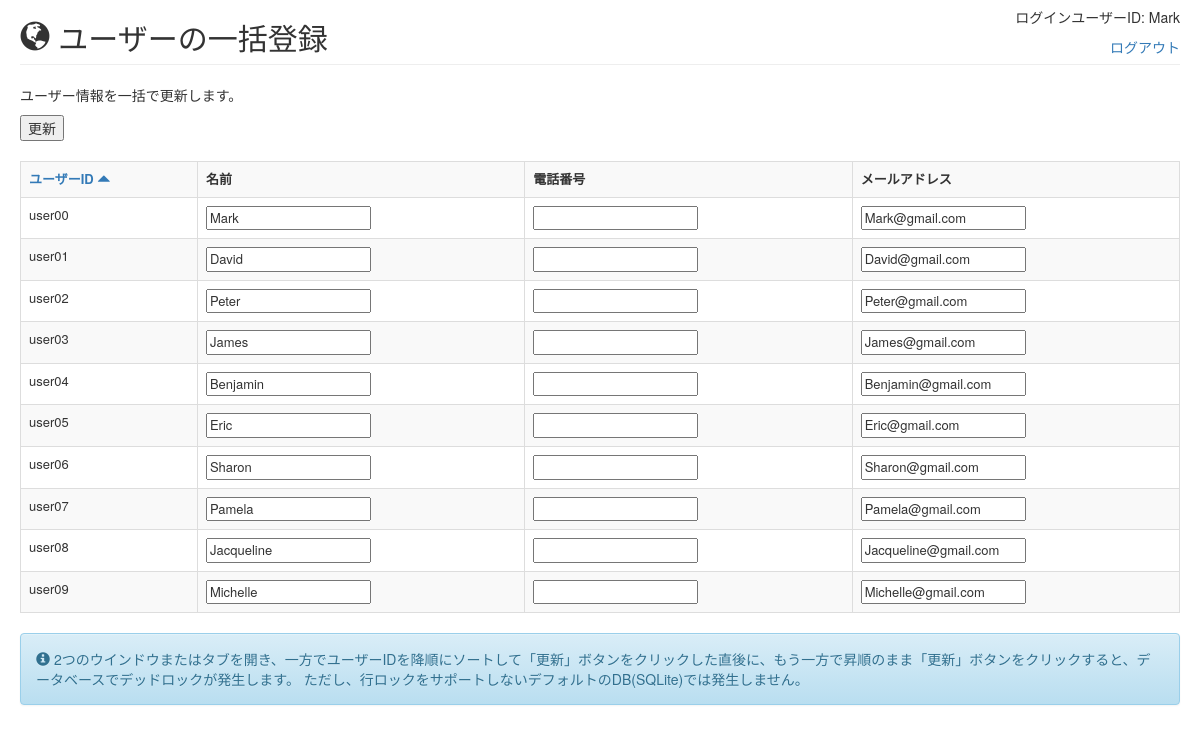
Screenshot of /deadlock2/ (signed in) with the database file from the repository.
### easybuggy/models.py (models this page shows)
class User(models.Model):
    id = models.CharField(max_length=10, primary_key=True)
    name = models.CharField(max_length=30)
    password = models.CharField(max_length=30)
    secret = models.CharField(max_length=100)
    ispublic = models.CharField(max_length=5)
    phone = models.CharField(max_length=20, blank=True, null=True)
    mail = models.EmailField(max_length=100, blank=True, null=True)

### easybuggy/views.py (the view, shortened to what this page needs)
# urls.py: url(r'^deadlock2/$', views.deadlock2, name='deadlock2'),
def deadlock2(request):
    d = {
        'title': _('title.deadlock2.page'),
        'note': _('msg.note.deadlock2'),
    }
    order = get_order(request)
    d['users'] = User.objects.raw("SELECT * FROM easybuggy_user WHERE ispublic = 'true' ORDER BY id " + order)
    d['order'] = order
    return render(request, 'deadlock2.html', d)

### easybuggy/views.py (called while the page is built)
def get_order(request):
    order = request.GET.get("order")
    if order == 'asc':
        order = 'desc'
    else:
        order = 'asc'
    return order

### templates/deadlock2.html (shortened to what this page needs)
{% extends "base.html" %}
{% load i18n %}
{% block body %}
{% include "header.html" %}
<p>{% trans 'msg.update.users' %}</p>
<form action="" method="post">
    <input type="submit" value="{% trans 'label.update' %}"/><br/><br/>
    <table class="table table-striped table-bordered table-hover" style="font-size: small;">
        <tr>
            <th><a href='/deadlock2?order={{order}}'>
            {% trans 'label.user.id' %}
            {% if order is not "desc" %}
            <span class="glyphicon glyphicon-triangle-top"></span>
            {% else %}
            <span class="glyphicon glyphicon-triangle-bottom"></span>
            {% endif %}
            </a></th>
            <th>{% trans 'label.name' %}</th>
            <th>{% trans 'label.phone' %}</th>
            <th>{% trans 'label.mail' %}</th>
        </tr>
        {% for user in users %}
        <tr>
            <td><input type="hidden" name="uid_{{ forloop.counter }}" value="{{ user.id }}"/>{{ user.id }}</td>
            <td><input type="text" name="{{ user.id }}_name" value="{{ user.name }}"/></td>
            <td><input type="text" name="{{ user.id }}_phone" value="{{ user.phone|default_if_none:'' }}"/></td>
            <td><input type="text" name="{{ user.id }}_mail" value="{{ user.mail|default_if_none:'' }}"/></td>
        </tr>
        {% endfor %}
    </table>
    {% include "messages.html" %}
</form>
{% endblock %}

### templates/header.html (shortened to what this page needs)
{% load i18n %}
<table style="width: 100%;">
    <tr>
        <td><h2><span class="glyphicon glyphicon-globe"></span> <span>{{ title }}</span></h2></td>
        {% if request.session.username %}
        <td align="right">
            <p>{% trans 'label.login.user.id' %}: {{ request.session.username }}</p>
            <a href="/logout">{% trans 'label.logout' %}</a>
        </td>
        {% endif %}
    </tr>
</table>
<hr style="margin-top: 0px"/>

### rows the page displays
User: session.username "Mark", id "user00", name "Mark", mail "Mark@gmail.com"
User: id "user01", name "David", mail "David@gmail.com"
User: id "user02", name "Peter", mail "Peter@gmail.com"
User: id "user03", name "James", mail "James@gmail.com"
User: id "user04", name "Benjamin", mail "Benjamin@gmail.com"
User: id "user05", name "Eric", mail "Eric@gmail.com"
User: id "user06", name "Sharon", mail "Sharon@gmail.com"
User: id "user07", name "Pamela", mail "Pamela@gmail.com"
User: id "user08", name "Jacqueline", mail "Jacqueline@gmail.com"
User: id "user09", name "Michelle", mail "Michelle@gmail.com"

### other values shown
{{ title }} "ユーザーの一括登録"
{{ note }} "2つのウインドウまたはタブを開き、一方でユーザーIDを降順にソートして「更新」ボタンをクリックした直後に、もう一方で昇順のまま「更新」ボタンをクリックすると、データベースでデッドロックが発生します。 ただし、行ロックをサポートしないデフォルトのDB(SQLite)では発生しません。"
